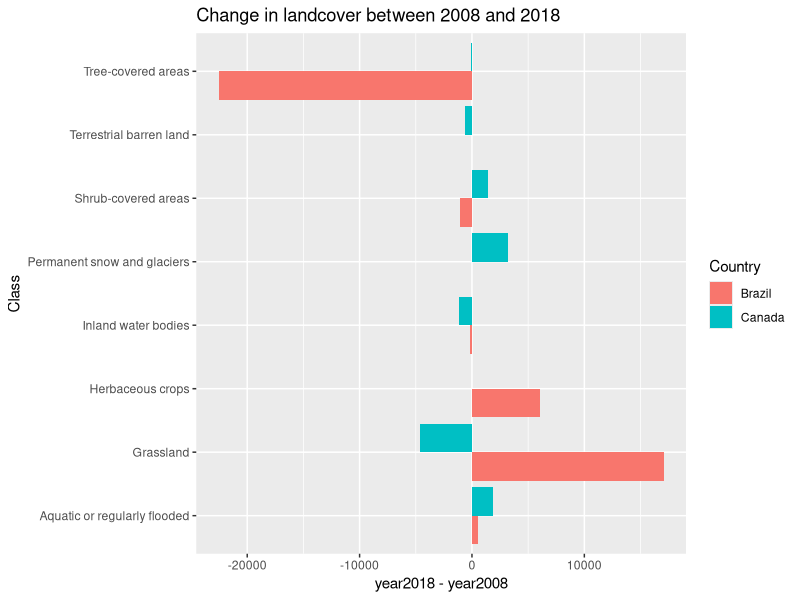
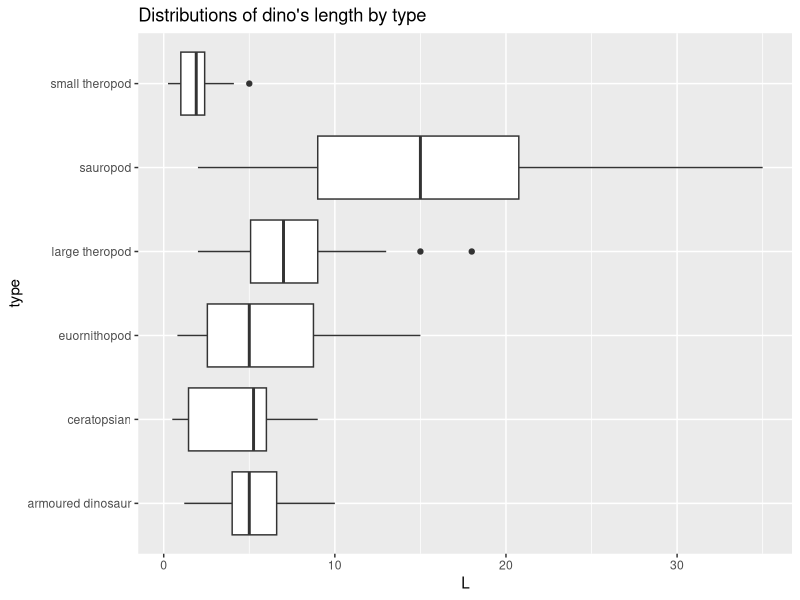
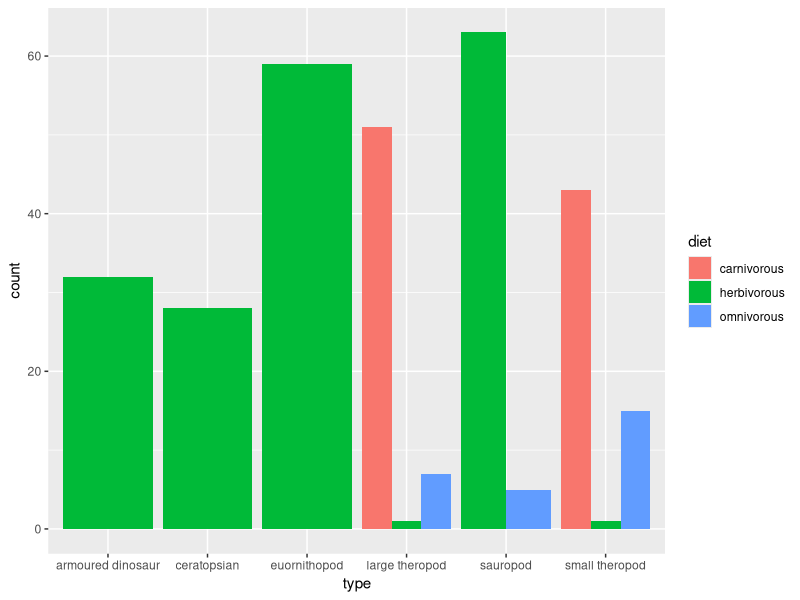
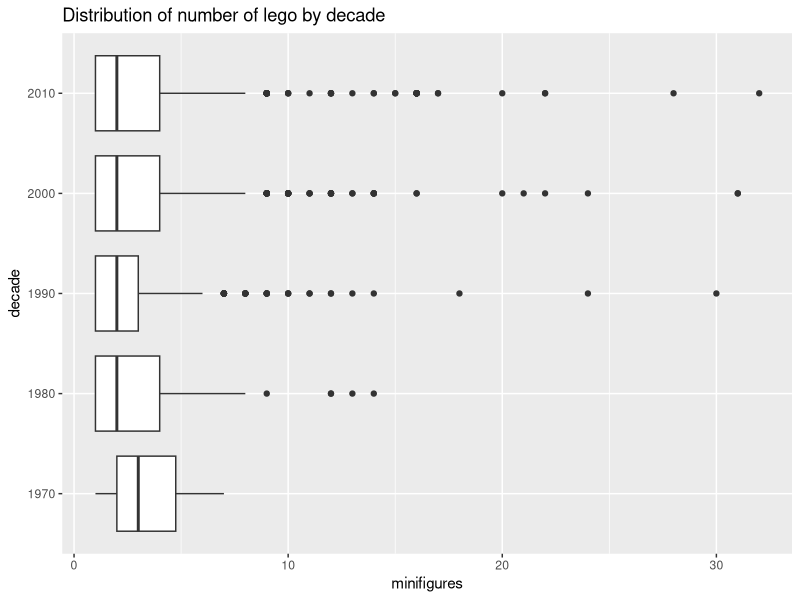

Generate these figures, in order, with R:
library(tidyverse)
land = read_csv('landcover.csv')
 
#Land 

#a-part
ncol(land)
nrow(land)
#OR
dim(land)

#b-part
unique(land$Class)

#OR

land %>%
  select(Class) %>%
  unique()




#c-part

# Consider only 2018
landsub = filter(land,Year==2018)
# Total area for each value of Country
landsub %>%
  group_by(Country) %>%
  summarise(total_area=sum(Area))

# Total area for each value of Class
landsub %>%
  group_by(Class) %>%
  summarise(total_area=sum(Area)) %>%
  arrange(desc(total_area))

#d-part
land %>%
  pivot_wider(names_from=Year, values_from=Area) %>%
  rename(year2018='2018', year2008='2008') %>%
  ggplot(aes(x=year2018-year2008,y=Class,fill=Country))+
  geom_col(position="dodge") +
  ggtitle('Change in landcover between 2008 and 2018')



#Dino
library(tidyverse)
dino = read_csv('jurassic.csv')
view(dino)

  
#a-part
nrow(dino)
colnames(dino)

view(dino)
#b-part
dino %>%
  group_by(diet) %>%
  summarise(count=n())


dino %>%
  group_by(diet) %>%
  summarise(n())



#OR

dino %>%
  count(diet)




#c-part
newdino = separate(dino, length, c('L', NA), sep='m', convert=TRUE)
newdino


#d-part
ggplot(newdino,aes(x=L,y=type))+
  geom_boxplot() + ggtitle("Distributions of dino's length by type")

#e-part
ggplot(newdino ,aes(x=type,fill=diet)) +
  geom_bar(position="dodge")




#Lego
library(tidyverse)
lego = read_csv('legosets.csv')

#a-part
nrow(lego)
colnames(lego)

#b-part

lego %>% 
  group_by(theme) %>%
  summarise(n=n()) %>%
  arrange(desc(n))


#OR
lego %>% count (theme) %>%
  arrange(desc(n))


#c-part
newlego = mutate(lego, decade=as.character(year-year%%10))

#d-part
ggplot(newlego,aes(x=minifigures,y=decade)) +
  geom_boxplot() + ggtitle("Distribution of number of lego by decade ")


#e-part
harry = filter(lego,theme == "Harry Potter")
harry %>% group_by(subtheme) %>%
  summarise(mean(pieces))
# OR 

harry = filter(lego,theme=='Harry Potter')
harry %>%
  group_by(subtheme) %>%
  summarise(av_pieces=mean(pieces))



qnorm(0.2,232,5)


